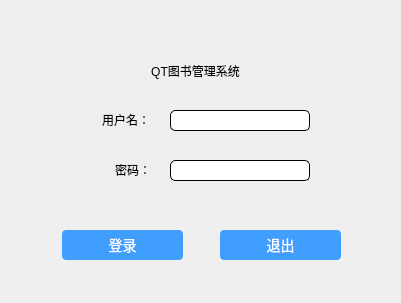
<?xml version="1.0" encoding="UTF-8"?>
<ui version="4.0">
 <class>Dialog_login</class>
 <widget class="QDialog" name="Dialog_login">
  <property name="geometry">
   <rect>
    <x>0</x>
    <y>0</y>
    <width>401</width>
    <height>303</height>
   </rect>
  </property>
  <property name="windowTitle">
   <string>登录</string>
  </property>
  <property name="styleSheet">
   <string notr="true">QLabel#la_title{font:22px &quot;黑体&quot;;}
QLabel#la_user,QLabel#la_password{font:20px &quot;宋体&quot;}
QLineEdit{border-radius:5px;mix-height:28px;border:1px solid black}
QPushButton{border-radius:4px;background:#409eff;color:white;font-size:14px}
</string>
  </property>
  <widget class="QWidget" name="bg" native="true">
   <property name="geometry">
    <rect>
     <x>0</x>
     <y>0</y>
     <width>401</width>
     <height>301</height>
    </rect>
   </property>
   <property name="minimumSize">
    <size>
     <width>0</width>
     <height>30</height>
    </size>
   </property>
   <widget class="QLabel" name="la_user">
    <property name="geometry">
     <rect>
      <x>49</x>
      <y>110</y>
      <width>101</width>
      <height>20</height>
     </rect>
    </property>
    <property name="text">
     <string>用户名：</string>
    </property>
    <property name="alignment">
     <set>Qt::AlignRight|Qt::AlignTrailing|Qt::AlignVCenter</set>
    </property>
   </widget>
   <widget class="QLabel" name="la_password">
    <property name="geometry">
     <rect>
      <x>80</x>
      <y>160</y>
      <width>71</width>
      <height>20</height>
     </rect>
    </property>
    <property name="text">
     <string>密码：</string>
    </property>
    <property name="alignment">
     <set>Qt::AlignRight|Qt::AlignTrailing|Qt::AlignVCenter</set>
    </property>
   </widget>
   <widget class="QLineEdit" name="le_user">
    <property name="geometry">
     <rect>
      <x>170</x>
      <y>110</y>
      <width>140</width>
      <height>21</height>
     </rect>
    </property>
    <property name="minimumSize">
     <size>
      <width>140</width>
      <height>0</height>
     </size>
    </property>
    <property name="maximumSize">
     <size>
      <width>140</width>
      <height>16777215</height>
     </size>
    </property>
   </widget>
   <widget class="QLineEdit" name="le_password">
    <property name="geometry">
     <rect>
      <x>170</x>
      <y>160</y>
      <width>140</width>
      <height>21</height>
     </rect>
    </property>
    <property name="minimumSize">
     <size>
      <width>140</width>
      <height>0</height>
     </size>
    </property>
    <property name="maximumSize">
     <size>
      <width>140</width>
      <height>16777215</height>
     </size>
    </property>
   </widget>
   <widget class="QPushButton" name="btn_login">
    <property name="geometry">
     <rect>
      <x>62</x>
      <y>230</y>
      <width>121</width>
      <height>30</height>
     </rect>
    </property>
    <property name="minimumSize">
     <size>
      <width>0</width>
      <height>30</height>
     </size>
    </property>
    <property name="text">
     <string>登录</string>
    </property>
   </widget>
   <widget class="QPushButton" name="btn_exit">
    <property name="geometry">
     <rect>
      <x>220</x>
      <y>230</y>
      <width>121</width>
      <height>30</height>
     </rect>
    </property>
    <property name="minimumSize">
     <size>
      <width>0</width>
      <height>30</height>
     </size>
    </property>
    <property name="text">
     <string>退出</string>
    </property>
   </widget>
   <widget class="QLabel" name="la_title">
    <property name="geometry">
     <rect>
      <x>110</x>
      <y>50</y>
      <width>171</width>
      <height>41</height>
     </rect>
    </property>
    <property name="minimumSize">
     <size>
      <width>140</width>
      <height>0</height>
     </size>
    </property>
    <property name="maximumSize">
     <size>
      <width>200</width>
      <height>200</height>
     </size>
    </property>
    <property name="text">
     <string>QT图书管理系统</string>
    </property>
    <property name="alignment">
     <set>Qt::AlignCenter</set>
    </property>
   </widget>
  </widget>
 </widget>
 <resources/>
 <connections/>
</ui>
